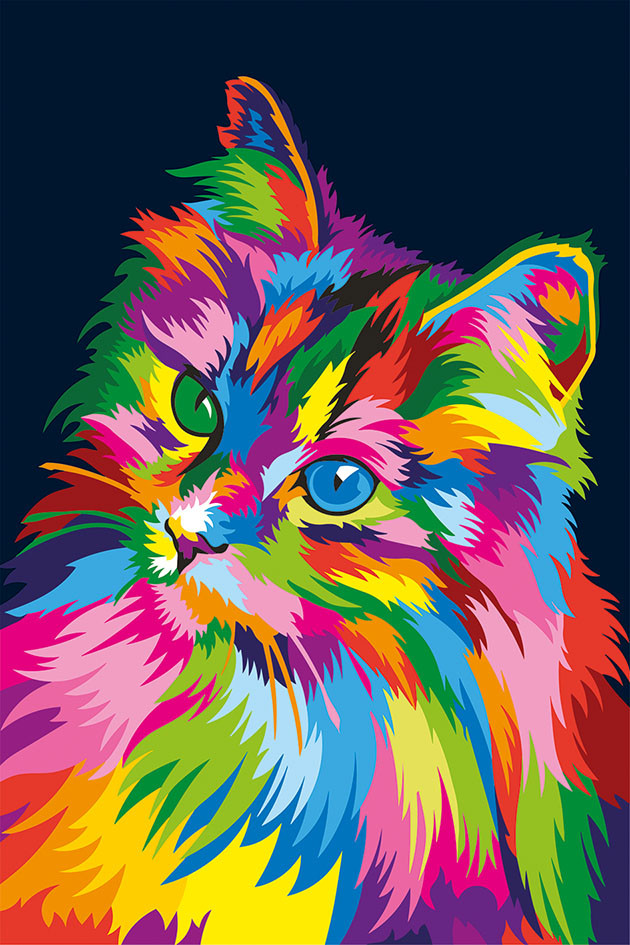
#> input picture lab2/4/kotik.jpg, 630 x 945 px
$ python task4.py
#> lines starting #> are read from the running program, lines starting #| are printed output that depends on the picture
from PIL import Image
import numpy as np
import matplotlib.pyplot as plt

# Загрузка изображения
image_path = "kotik.jpg"
image = Image.open(image_path)
#> image is the input picture: PIL image 630x945 RGB; mean R, G, B 106.3, 91, 83.8

# Преобразование изображения в массив numpy
image_array = np.array(image)

# Выбор цвета (например, желтый - 255, 255, 0)
our_color = np.array([255, 255, 0])

# Создание набора данных для обучения
training_data = []

# Выделение участков изображения
patch_size = 20
for i in range(0, image_array.shape[0] - patch_size, patch_size // 2):
    for j in range(0, image_array.shape[1] - patch_size, patch_size // 2):
        patch = image_array[i:i+patch_size, j:j+patch_size]
        if patch.size == 0:
            continue  # Пропускаем пустые участки
        is_our_color = np.array_equal(patch[patch_size // 2, patch_size // 2], our_color)
        training_data.append((patch.flatten(), int(is_our_color)))
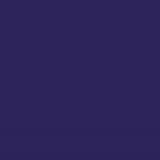
#> patch: shape (20, 20, 3) (shown 8 times larger); mean R, G, B 44.9, 35.9, 91.1
#> after the loop, training_data = 5673 items

# Создание нового изображения с выделенными участками цвета
highlighted_image = np.copy(image_array)

# Вывод данных
print("R\tG\tB\tour color?")
for data in training_data:
    print(f"{data[0][0]}\t{data[0][1]}\t{data[0][2]}\t{data[1]}")
#> this loop made 5673 passes
#| 7	28	55	0
#| 4	26	50	0
#| 4	26	50	0
#| 4	26	50	0
#| 4	26	50	0
#| 4	26	50	0
#| 4	26	50	0
#| 4	26	50	0
#> (further printed lines are left out)

# Визуализация изображения
plt.imshow(highlighted_image)
plt.show()

$ run again, with lab2/4/test.jpg copied over lab2/4/kotik.jpg
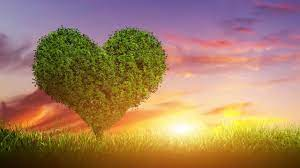
#> input picture lab2/4/test.jpg, 300 x 168 px
#> image is the input picture: PIL image 300x168 RGB; mean R, G, B 163.7, 127.6, 96.3
#> after the loop `for i in range(0, image_array.shape[0] - patch_size, patch_size // 2):`:
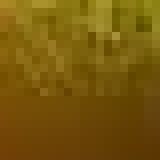
#> patch: shape (20, 20, 3) (shown 8 times larger); mean R, G, B 119.5, 88.6, 11.4
#> after the loop `for i in range(0, image_array.shape[0] - patch_size, patch_size // 2):`: training_data = 420 items
#> the loop `for data in training_data:` made 420 passes
#| 144	137	179	0
#| 141	134	176	0
#| 136	128	177	0
#| 132	124	173	0
#| 131	118	172	0
#> (further printed lines are left out)
